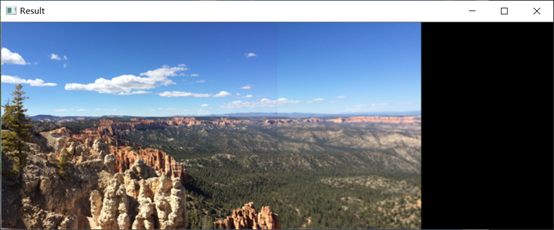
#> input picture img/20190902001913.png, 554 x 230 px
$ python visualize_centercut.py -t img/20190902001913.png -b img/20190902002008.png
#> lines starting #> are read from the running program, lines starting #| are printed output that depends on the picture; after the words box and inside, x2 and y2 are one past the last pixel; in counts of white or black regions, pixels touching at a corner belong together
#> in main, img_top is the input picture: shape (230, 554, 3); mean B, G, R 122.3, 108.7, 98.7
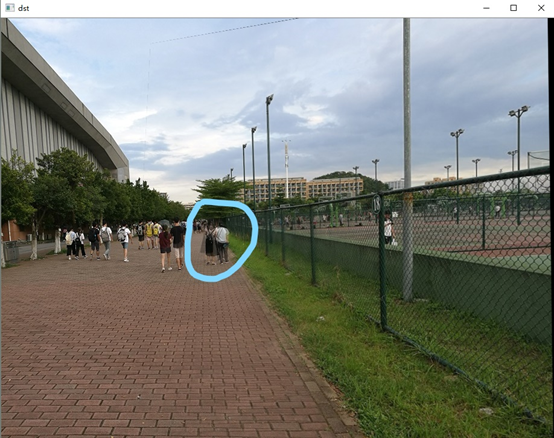
#> input picture img/20190902002008.png, 554 x 438 px
#> in main, img_bottom is the input picture: shape (438, 554, 3); mean B, G, R 117.9, 126.1, 124.5
#!/usr/bin/env python3
"""
可视化中心切割拼接算法的每个步骤
"""

import cv2
import numpy as np
import argparse
import logging

logging.basicConfig(level=logging.INFO)
logger = logging.getLogger(__name__)


def visualize_centercut_steps(img_top, img_bottom, overlap_ratio=0.2, shift_y=None, blend_width=20):
    """
    可视化中心切割拼接的每个步骤

    Args:
        img_top: 上图
        img_bottom: 下图
        overlap_ratio: 重叠比例
        shift_y: 垂直偏移量
        blend_width: 渐变融合宽度
    """
#> called with overlap_ratio = 0.2, blend_width = 20
    # 对齐宽度
    h1, w1 = img_top.shape[:2]
#> h1 = 230; w1 = 554
    h2, w2 = img_bottom.shape[:2]
#> h2 = 438; w2 = 554

    if w1 != w2:
        target_w = min(w1, w2)
        img_top = cv2.resize(img_top, (target_w, int(h1 * target_w / w1)))
        img_bottom = cv2.resize(img_bottom, (target_w, int(h2 * target_w / w2)))
        h1, w1 = img_top.shape[:2]
        h2, w2 = img_bottom.shape[:2]

    # 步骤1：计算重叠区域
    overlap_h = int(min(h1, h2) * overlap_ratio)
#> overlap_h = 46

    # 如果指定了偏移量，调整重叠
    if shift_y is not None:
        adjusted_overlap = int(overlap_h + shift_y)
        overlap_h = max(int(min(h1, h2) * 0.1), min(adjusted_overlap, int(min(h1, h2) * 0.5)))

    total_h = h1 + h2 - overlap_h
#> total_h = 622

    # 步骤2：计算关键位置
    overlap_start_top = h1 - overlap_h  # 重叠区域在上图中的起始位置
#> overlap_start_top = 184
    cut_position = h1 - overlap_h // 2  # 中心切割位置（在输出图像中的位置）
#> cut_position = 207

    # 步骤3：先创建拼接结果
    result = np.zeros((total_h, w1, 3), dtype=np.uint8)

    # 放置上图（完整放置）
    result[:h1, :w1] = img_top
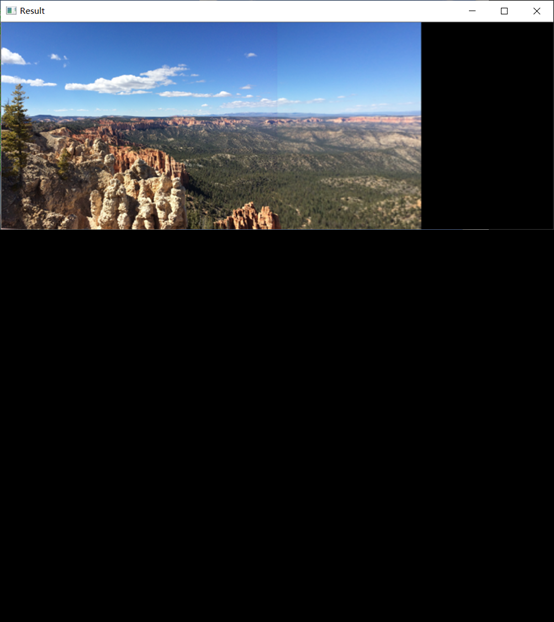
#> result: shape (622, 554, 3); mean B, G, R 45.2, 40.2, 36.5

    # 放置下图（从切割位置开始）
    bottom_end = min(cut_position + h2, total_h)
#> bottom_end = 622
    result[cut_position:bottom_end, :w1] = img_bottom[:bottom_end - cut_position, :]
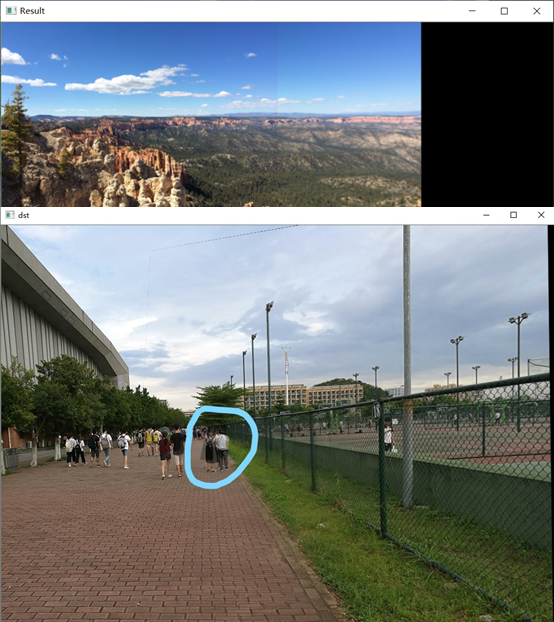
#> result: shape (622, 554, 3); mean B, G, R 124.2, 123.5, 117.8

    # 渐变融合
    blend_start = max(overlap_start_top, cut_position - blend_width)
#> blend_start = 187
    blend_end = min(cut_position + overlap_h // 2, cut_position + blend_width)
#> blend_end = 227

    if blend_start < blend_end:
        for y in range(blend_start, blend_end):
            # 计算权重：切割线上方上图权重高，下方下图权重高
            y_in_blend = y - (cut_position - blend_width)
            if y_in_blend < blend_width:
                # 切割线上方：上图权重从1逐渐降低
                alpha = y_in_blend / (2 * blend_width)
            else:
                # 切割线下方：下图权重逐渐增加
                alpha = 1.0 - (2 * blend_width - y_in_blend) / (2 * blend_width)

            y_top = y
            y_bottom = y - cut_position

            if 0 <= y_top < h1 and 0 <= y_bottom < h2:
                result[y, :] = (
                    img_top[y_top, :] * (1 - alpha) +
                    img_bottom[y_bottom, :] * alpha
                ).astype(np.uint8)
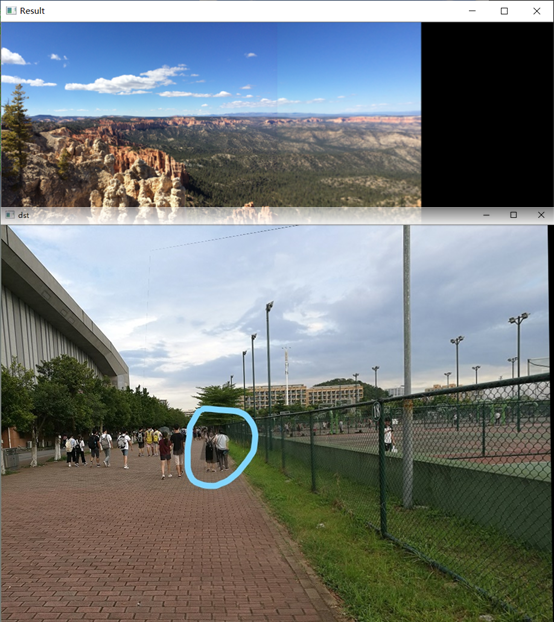
#> result: shape (622, 554, 3); 3.21% of pixels changed, all inside (x1, y1, x2, y2) = (0, 207, 554, 227)

    # 步骤4：创建可视化图像（基于计算结果确定尺寸）
    info_lines_count = 14
    info_height = info_lines_count * 18 + 20

    canvas_h = max(h1, h2) + total_h + 100 + info_height
#> canvas_h = 1432
    canvas_w = w1 * 2 + 250
#> canvas_w = 1358
    canvas = np.ones((canvas_h, canvas_w, 3), dtype=np.uint8) * 255

    # 绘制原图
    y_offset = 20
    x_offset = 20

    # Top image
    canvas[y_offset:y_offset+h1, x_offset:x_offset+w1] = img_top
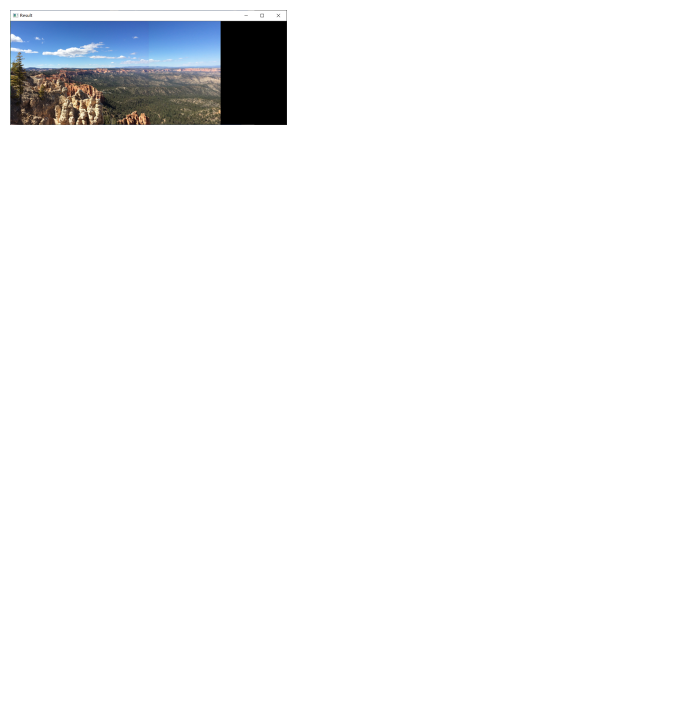
#> canvas: shape (1432, 1358, 3) (shown at 1/2 size); mean B, G, R 246.3, 245.4, 244.8
    cv2.putText(canvas, 'Top Image', (x_offset, y_offset-5),
                cv2.FONT_HERSHEY_SIMPLEX, 0.5, (0, 0, 255), 1)
#> canvas: shape (1432, 1358, 3); 0.01% of pixels changed, all inside (x1, y1, x2, y2) = (21, 5, 102, 20)
    cv2.putText(canvas, f'Size: {w1}x{h1}', (x_offset, y_offset+h1+15),
                cv2.FONT_HERSHEY_SIMPLEX, 0.4, (0, 0, 0), 1)
#> canvas: shape (1432, 1358, 3); mean B, G, R 246.3, 245.4, 244.7

    # Bottom image
    canvas[y_offset:y_offset+h2, x_offset+w1+50:x_offset+w1+50+w1] = img_bottom
    cv2.putText(canvas, 'Bottom Image', (x_offset+w1+50, y_offset-5),
                cv2.FONT_HERSHEY_SIMPLEX, 0.5, (0, 255, 0), 1)
#> canvas: shape (1432, 1358, 3); mean B, G, R 229.1, 229.3, 228.4
    cv2.putText(canvas, f'Size: {w1}x{h2}', (x_offset+w1+50, y_offset+h2+15),
                cv2.FONT_HERSHEY_SIMPLEX, 0.4, (0, 0, 0), 1)
#> canvas: shape (1432, 1358, 3); mean B, G, R 229.1, 229.2, 228.4

    # Stitched result
    result_y = y_offset + max(h1, h2) + 60
#> result_y = 518
    canvas[result_y:result_y+total_h, x_offset:x_offset+w1] = result
    cv2.putText(canvas, 'Stitched Result', (x_offset, result_y-5),
                cv2.FONT_HERSHEY_SIMPLEX, 0.5, (255, 0, 0), 1)
#> canvas: shape (1432, 1358, 3); mean B, G, R 205.6, 205.6, 203.8
    cv2.putText(canvas, f'Size: {w1}x{total_h}', (x_offset, result_y+total_h+15),
                cv2.FONT_HERSHEY_SIMPLEX, 0.4, (0, 0, 0), 1)
#> canvas: shape (1432, 1358, 3); mean B, G, R 205.6, 205.6, 203.8

    # Draw info panel
    info_y = result_y + total_h + 40
#> info_y = 1180
    info_lines = [
        f"Step 1: Calculate Overlap",
        f"  - Ratio: {overlap_ratio*100:.0f}%",
        f"  - Height: {overlap_h} px",
        "",
        f"Step 2: Center Cut Position",
        f"  - Overlap Start (in Top): Y={overlap_start_top}",
        f"  - Center Cut Line: Y={cut_position}",
        f"  - Overlap End: Y={cut_position + overlap_h // 2}",
        "",
        f"Step 3: Blend",
        f"  - Blend Width: {blend_width} px",
        f"  - Blend Area: Y={blend_start} to Y={blend_end}",
        "",
        f"Step 4: Output Size",
        f"  - Width: {w1} px",
        f"  - Height: {total_h} px"
    ]

    for i, line in enumerate(info_lines):
        cv2.putText(canvas, line, (x_offset, info_y + i * 18),
                    cv2.FONT_HERSHEY_SIMPLEX, 0.4, (60, 60, 60), 1)
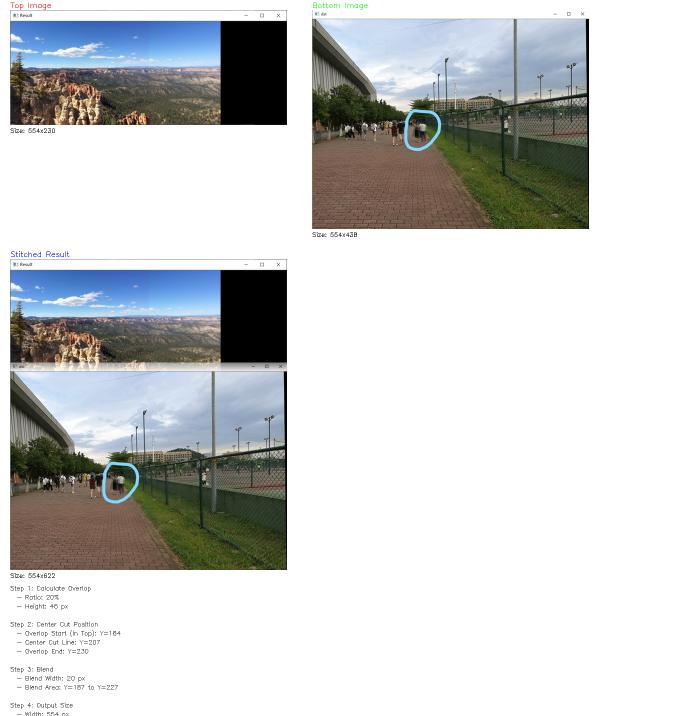
#> canvas: shape (1432, 1358, 3) (shown at 1/2 size); mean B, G, R 205.2, 205.3, 203.4

    # Draw key position lines on result
    # Overlap start line (blue)
    cv2.line(canvas, (x_offset, result_y + overlap_start_top),
             (x_offset + w1, result_y + overlap_start_top), (255, 0, 0), 1)
#> canvas: shape (1432, 1358, 3); 0.03% of pixels changed, all inside (x1, y1, x2, y2) = (20, 702, 575, 703)
    cv2.putText(canvas, 'Overlap Start', (x_offset + w1 + 5, result_y + overlap_start_top - 5),
                cv2.FONT_HERSHEY_SIMPLEX, 0.35, (255, 0, 0), 1)
#> canvas: shape (1432, 1358, 3); mean B, G, R 205.3, 205.2, 203.4

    # Center cut line (red)
    cv2.line(canvas, (x_offset, result_y + cut_position),
             (x_offset + w1, result_y + cut_position), (0, 0, 255), 2)
    cv2.putText(canvas, 'Center Cut', (x_offset + w1 + 5, result_y + cut_position - 5),
                cv2.FONT_HERSHEY_SIMPLEX, 0.35, (0, 0, 255), 1)
#> canvas: shape (1432, 1358, 3); mean B, G, R 205.2, 205.1, 203.5

    # Overlap end line (blue)
    cv2.line(canvas, (x_offset, result_y + cut_position + overlap_h // 2),
             (x_offset + w1, result_y + cut_position + overlap_h // 2), (255, 0, 0), 1)
#> canvas: shape (1432, 1358, 3); mean B, G, R 205.2, 205, 203.4
    cv2.putText(canvas, 'Overlap End', (x_offset + w1 + 5, result_y + cut_position + overlap_h // 2 - 5),
                cv2.FONT_HERSHEY_SIMPLEX, 0.35, (255, 0, 0), 1)
#> canvas: shape (1432, 1358, 3); mean B, G, R 205.2, 205, 203.4

    # Blend area (green box)
    cv2.rectangle(canvas,
                  (x_offset, result_y + blend_start),
                  (x_offset + w1, result_y + blend_end),
                  (0, 255, 0), 1)
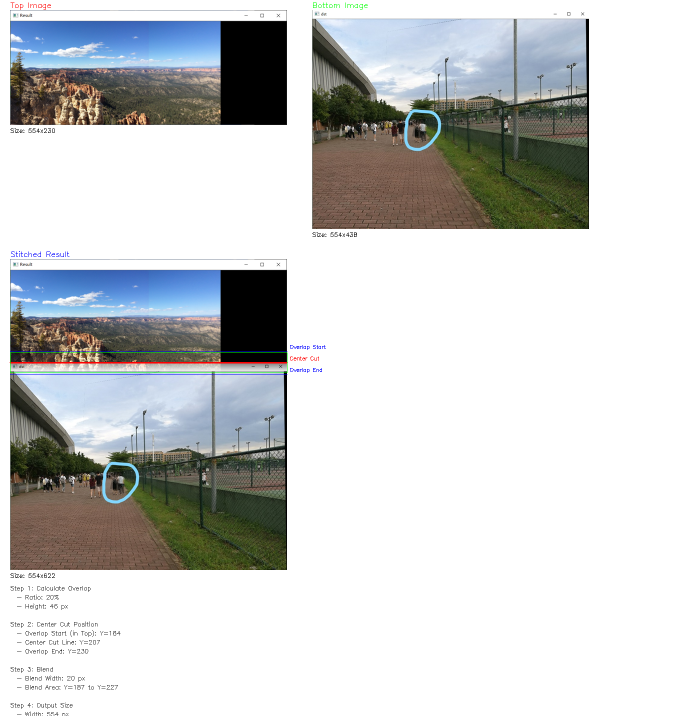
#> canvas: shape (1432, 1358, 3) (shown at 1/2 size); mean B, G, R 205.1, 205.1, 203.3
    cv2.putText(canvas, 'Blend Area', (x_offset + w1 + 5, result_y + blend_start + 10),
                cv2.FONT_HERSHEY_SIMPLEX, 0.35, (0, 255, 0), 1)
#> canvas: shape (1432, 1358, 3); 0.01% of pixels changed, all inside (x1, y1, x2, y2) = (580, 708, 638, 716)

    return canvas


def main():
    parser = argparse.ArgumentParser(description="Visualize center cut stitching steps")
    parser.add_argument("--top", "-t", type=str, required=True, help="Top image path")
    parser.add_argument("--bottom", "-b", type=str, required=True, help="Bottom image path")
    parser.add_argument("--output", "-o", type=str, default="centercut_visualization.png", help="Output image path")
    parser.add_argument("--overlap", "-r", type=float, default=0.2, help="Overlap ratio (0.1-0.5)")
    parser.add_argument("--shift", "-s", type=float, default=None, help="Vertical shift")
    parser.add_argument("--blend-width", type=int, default=20, help="Blend width")

    args = parser.parse_args()

    # Load images
    img_top = cv2.imread(args.top)
    img_bottom = cv2.imread(args.bottom)

    if img_top is None or img_bottom is None:
        logger.error("Failed to read images")
        return

    logger.info(f"Input images: top={img_top.shape}, bottom={img_bottom.shape}")

    # Generate visualization
    canvas = visualize_centercut_steps(
        img_top, img_bottom,
        overlap_ratio=args.overlap,
        shift_y=args.shift,
        blend_width=args.blend_width
    )

    # Save result
    cv2.imwrite(args.output, canvas)
    logger.info(f"Visualization saved to: {args.output}")
    logger.info(f"Output size: {canvas.shape[1]} x {canvas.shape[0]}")


if __name__ == "__main__":
    main()
